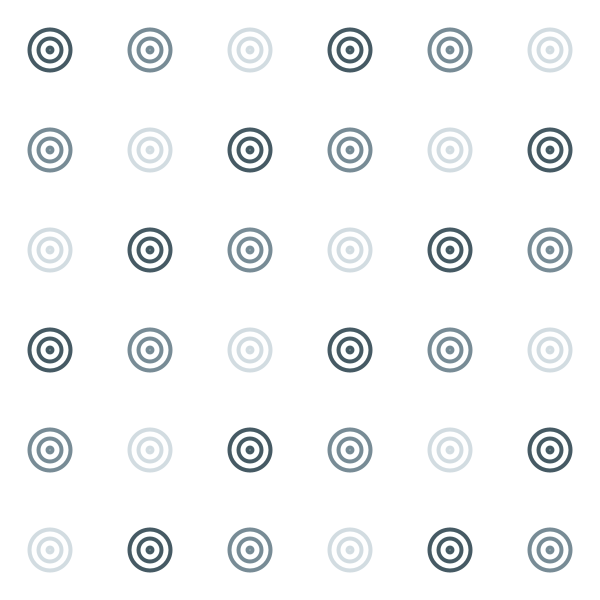
Frame 1 (no input)
Frame 2 (the mouse pressed at the canvas centre, redrawn once): identical to frame 1, image omitted

The Processing sketch that drew this single still picture (run headless with seeded random() and noise(); the mouse was pressed at the canvas centre and the sketch redrawn once):

// Processing sketch: loop5
// ── loop5.pde
int cols = 6;    // col
int rows = 6;    // row
float cellSize;

// three colors
color[] palette;

void setup() {
  size(600, 600);
  cellSize = width / cols;
  // colors
  palette = new color[]{
    color(70, 90, 100),
    color(120, 140, 150),
    color(210, 220, 225)
  };
  noStroke();
}

void draw() {
  background(255);

  // two loops-every grid
  for (int y = 0; y < rows; y++) {
    for (int x = 0; x < cols; x++) {
      
      // /3 to calculate the sequence
      int c = (x + y) % 3;
      
      // grid's center calculations
      float cx = x * cellSize + cellSize/2;
      float cy = y * cellSize + cellSize/2;

      // white-color-white-color
      for (float r = cellSize*0.45; r > 0; r -= cellSize*0.18) {
        fill(palette[c]);
        circle(cx, cy, r);
        fill(255);
        circle(cx, cy, r - cellSize*0.08);
      }
    }
  }
  noLoop();
}
